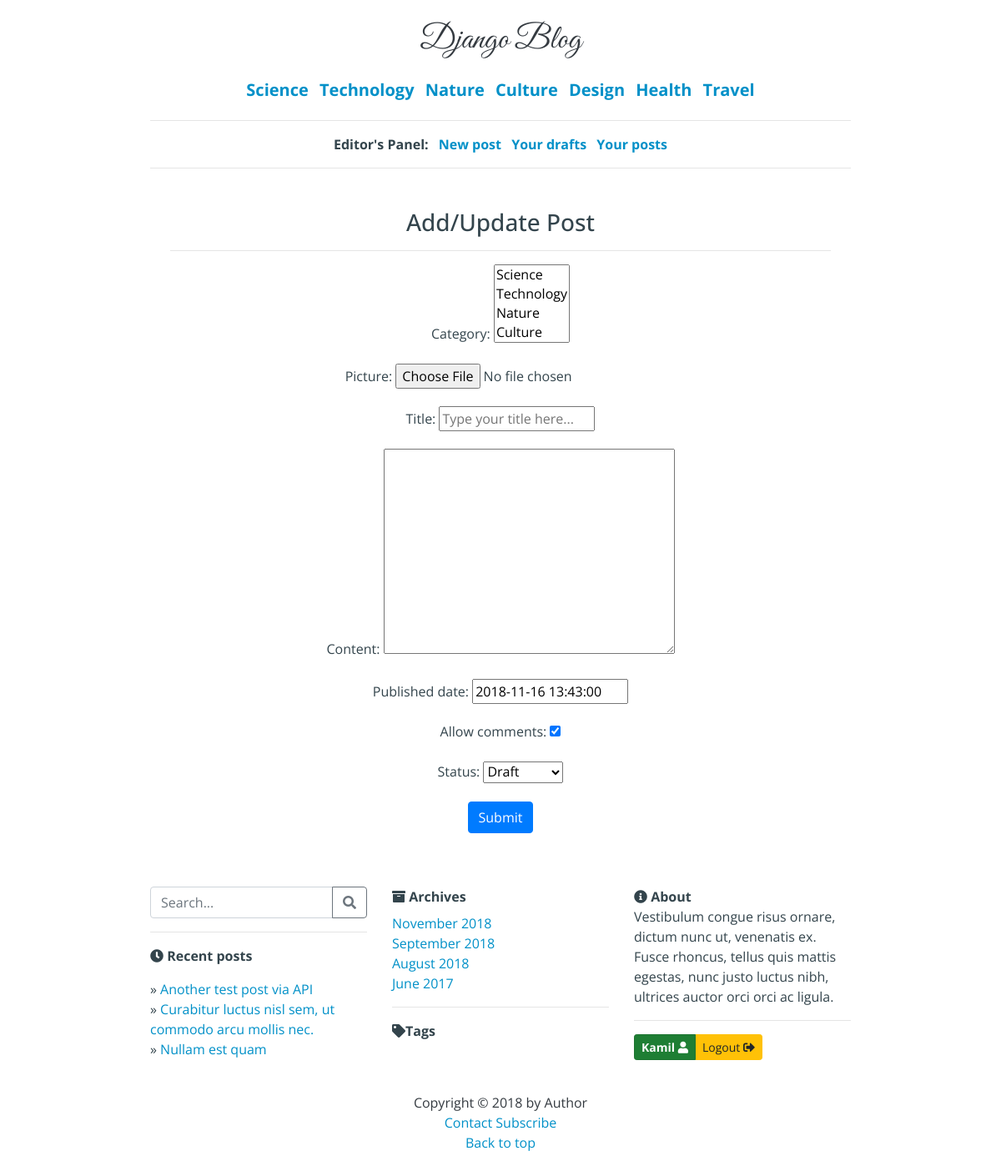
The app's page /add/ (signed in) with its own data.
### blog/models.py (models this page shows, shortened)
class Category(models.Model):
    name = models.CharField(max_length=100, unique=True)
    class Meta:
        verbose_name_plural = 'Categories'
    def __str__(self):
        return self.name

class Post(models.Model):
    STATUS = (
        ('DRAFT', 'Draft'),
        ('PUBLISHED', 'Published'),
    )
    category = models.ManyToManyField(Category, blank=False)
    author = models.ForeignKey(
        User,
        on_delete=models.CASCADE,
        related_name='posts')
    picture = models.ImageField(upload_to='media', default='media/None/no-img.jpg')
    title = models.CharField(max_length=300)
    slug = models.SlugField(
        max_length=300,
        unique_for_date='published_date')
    content = MarkdownxField() # markdownx
    published_date = models.DateTimeField(default=timezone.now)
    allow_comments = models.BooleanField(default=True)
    status = models.CharField(default='DRAFT', choices=STATUS, max_length=10)
    tags = TaggableManager()
    class Meta:
        ordering = ('-published_date', )
    def __str__(self):
        return self.title

### blog/views.py (the view, shortened to what this page needs)
# urls.py: path('add/', AddPost.as_view(), name='add_post'),
class AddPost(CategoryDatesMixin,
              PermissionRequiredMixin,
              LoginRequiredMixin,
              CreateView):
    form_class = AddPostForm
    permission_required = 'blog.add_post'
    template_name = 'blog/post_form.html'

### blog/forms.py (shortened to what this page needs)
class AddPostForm(ModelForm):
    class Meta:
        model = Post
        exclude = ('slug', 'author', )
        widgets = {
            'title': TextInput(
                attrs={
                    'required': True,
                    'placeholder': 'Type your title here...', }, ),
            'category': SelectMultiple(attrs={'required': True, }, ),
        }

### blog/templatetags/blog_filters.py (called while the page is built)
@register.filter
def month_name(month_number):
    return calendar.month_name[month_number]

### blog/views.py (called while the page is built)
    def get_context_data(self, **kwargs):
        context = super().get_context_data(**kwargs)
        context['categories'] = Category.objects.all()
        context['dates'] = Post.objects.filter(
            status='PUBLISHED').datetimes(field_name='published_date',
                                          kind='month',
                                          order='DESC')
        context['recent_posts'] = Post.objects.filter(
                                        status='PUBLISHED') \
                                    .order_by('-published_date')[:3]
        return context

### blog/templates/blog/post_form.html (shortened to what this page needs)
{% extends 'base.html' %}
{% load crispy_forms_tags %}
{% block content %}
<div class="p-4 text-center" style="margin: auto;">
    <h3>Add/Update Post</h3>
    <hr>
    <form method="post">
        {{ form.as_p }}
        <input class="btn btn-primary" type="submit" value="Submit" />
    </form>
</div>
{% endblock %}

### blog/templates/base.html (shortened to what this page needs)
{% load static %}
{% load taggit_templatetags2_tags %}
{% load blog_filters %}
<!DOCTYPE html>
<html lang="en">
<head>
    <link rel="stylesheet" href="{% static 'css/bootstrap.min.css' %}">
    <link rel="stylesheet" href="{% static 'css/all.css' %}">
    <link rel="stylesheet" href="{% static 'css/blog.css' %}">
</head>
<body>
    <div class="container w-75">
        <header class="container mt-4 text-center">
            <a class="h1 text-dark blog-title" href="/">Django Blog</a>
        </header>
        {% if categories %}
        <div class="container my-4">
            <ul class="list-unstyled list-inline text-center h5 font-weight-bold">
            {% for category in categories %}
                <li class="list-inline-item">
                    <a href="{% url 'blog:category' name=category.name %}">{{ category.name }}</a>
                </li>
            {% endfor %}
            </ul>
        </div>
        {% endif %}
        {% if user.is_authenticated and perms.blog.add_post %}
        <div class="container my-4">
            <hr>
            <ul class="list-unstyled list-inline text-center font-weight-bold">
                <li class="list-inline-item">Editor's Panel:</li>
                <li class="list-inline-item"><a href="{% url 'blog:add_post' %}">New post</a></li>
                <li class="list-inline-item"><a href="{% url 'blog:list_drafts' %}">Your drafts</a></li>
                <li class="list-inline-item"><a href="{% url 'blog:author' author=user.first_name %}">Your posts</a></li>
            </ul>
            <hr>
        </div>
        {% endif %}
        <main class="container">
            {% block content %} {% endblock %}
        </main>
        <footer class="py-3">
            <div class="container">
                <div class="row py-4">
                    <div class="col-md-4">
                        <form method="GET" action="{% url 'blog:search' %}">
                            <div class="input-group">
                                <input type="text" class="form-control" placeholder="Search..." name="q">
                                <div class="input-group-append">
                                    <button class="btn btn-outline-secondary" type="button"><i class="fas fa-search"></i></button>
                                </div>
                            </div>
                        </form>
                        <hr>
                        <p>
                            <i class="fas fa-clock"></i>&nbsp;<b>Recent posts</b>
                            <ul class="list-unstyled mt-2">
                                {% for post in recent_posts %}
                                    <li>
                                        &raquo;&nbsp;<a href="{% url 'blog:details_post' slug=post.slug %}">{{ post }}</a>
                                    </li>
                                {% empty %}
                                    <p>No posts.</p>
                                {% endfor %}
                            </ul>
                        </p>
                    </div>
                    <div class="col-md-4">
                        <i class="fas fa-archive"></i>&nbsp;<b>Archives</b>
                        <ul class="list-unstyled mt-2">
                            {% for date in dates %}
                                <li>
                                    <a href="{% url 'blog:ym_archive' year=date.year month=date.month %}">{{ date.month|month_name }} {{ date.year }}</a>
                                </li>
                            {% endfor %}
                        </ul>
                        <hr>
                        <i class="fas fa-tag"></i><b>Tags</b>
                            {% get_tagcloud as tags %}
                    </div>
                    <div class="col-md-4">
                        <i class="fas fa-info-circle"></i>&nbsp;<b>About</b>
                        <p>
                            Vestibulum congue risus ornare, dictum nunc ut, venenatis ex. Fusce rhoncus, tellus quis mattis egestas, nunc justo luctus nibh, ultrices auctor orci orci ac ligula.
                        </p>
                        <hr>
                        {% if user.is_authenticated %}
                            <div class="btn-group btn-group-sm" role="group">
                                <a href="{% url 'profile' %}" type="button" class="btn btn-success active"><b>{{ user.first_name }}</b> <i class="fas fa-user"></i></button>
                                <a href="{% url 'logout' %}?next={{ request.path | urlencode }}" class="btn btn-warning">Logout <i class="fas fa-sign-out-alt"></i></a>
                            </div>
                        {% else %}
                            <div class="btn-group btn-group-sm" role="group">
                                <a href="{% url 'login' %}?next={{ request.path | urlencode }}" class="btn btn-secondary">Sign In <i class="fas fa-sign-in-alt"></i></a>
                                <a href="{% url 'signup' %}" class="btn btn-outline-secondary">Sign Up <i class="fas fa-user-plus"></i></a>
                            </div>
                        {% endif %}
                    </div>
                </div>
                <p class="m-0 text-center text-dark">
                    Copyright &copy; {% now "Y" %} by Author<br>
                    <a href="{% url 'contact' %}">Contact</a>&nbsp;<a href="{% url 'feed' %}">Subscribe</a><br>
                    <a href="#">Back to top</a>
                </p>
            </div>
        </footer>
    </div>
</body>
</html>

### blog/static/css/all.css (style rules this page uses)
.fa, .fas, .far, .fal, .fab { -moz-osx-font-smoothing: grayscale; -webkit-font-smoothing: antialiased; display: inline-block; font-style: normal; font-variant: normal; text-rendering: auto; line-height: 1; }
.fa-archive:before { content: "\f187"; }
.fa-clock:before { content: "\f017"; }
.fa-info-circle:before { content: "\f05a"; }
.fa-search:before { content: "\f002"; }
.fa-sign-out-alt:before { content: "\f2f5"; }
.fa-tag:before { content: "\f02b"; }
.fa-user:before { content: "\f007"; }
.fa, .fas { font-family: 'Font Awesome 5 Free'; font-weight: 900; }

### blog/static/css/blog.css (style rules this page uses)
body { background-color: #fff; color: #33444C; font-family: "Open Sans", sans-serif; }
a { color: #0090C8; text-decoration: none; }
.blog-title { font-family: 'Great Vibes', cursive; }

### records on screen
Category: name "Science"
Category: name "Technology"
Category: name "Nature"
Category: name "Culture"
Category: name "Design"
Category: name "Health"
Category: name "Travel"
Post: title "Another test post via API"
Post: title "Curabitur luctus nisl sem, ut commodo arcu mollis nec."
Post: title "Nullam est quam"

### other values on screen
{{ date.month|month_name }} "November" "September" "August" "June"
{{ date.year }} "2018" "2018" "2018" "2017"
{{ user.first_name }} "Kamil"
